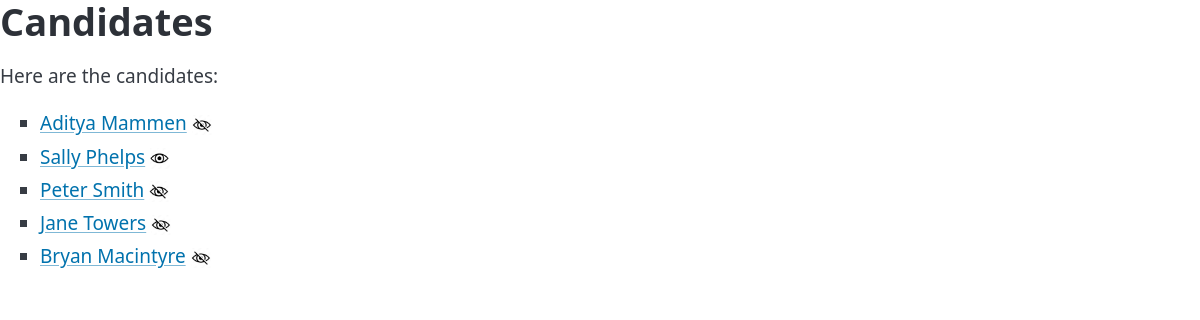
Before: /candidates/ (signed in) with the older database file.
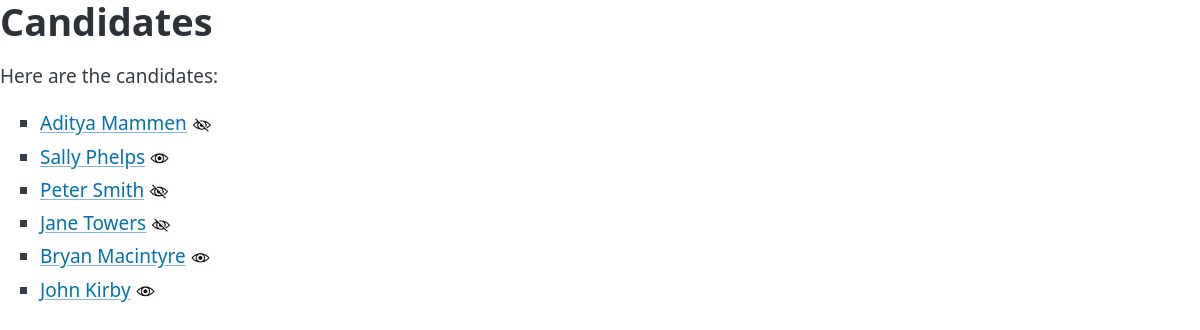
After: the same page with the newer database file.
### tables this page shows
CREATE TABLE candidates (
    id INTEGER PRIMARY KEY,
    name TEXT,
    date_of_birth TEXT,
    location TEXT,
    email TEXT
, visible INTEGER DEFAULT 0);

### shawty.py (the view)
@app.route("/candidates/")  # show all candidates from SQL database
def candidates():
    with sqlite3.connect("data.db") as connection:
        cursor = connection.cursor()
        if "loggedin" in session:
            cursor.execute("SELECT * FROM candidates")
        else:
            cursor.execute("SELECT * FROM candidates WHERE visible = 1")
        candidates = cursor.fetchall()
    return render_template(
        "candidates.html", candidates=candidates, loggedin="loggedin" in session
    )

### templates/candidates.html (shortened to what this page needs)
<!DOCTYPE html>
<html>
<head>
    <link rel="stylesheet" type="text/css" href="{{ url_for('static', filename='pico.min.css') }}">
</head>
<body>
    <h1>Candidates</h1>
    <p>Here are the candidates:</p>
    <ul>
        {% for candidate in candidates %}
        <li>
            <a href="{{ url_for('candidate', candidate_id=candidate[0]) }}">{{ candidate[1] }}</a>
            {% if loggedin %}
            {% if candidate[5] == 1 %}
            <img src="../static/site images/checked.png" alt="checked" width="20" height="20">
            {% else %}
            <img src="../static/site images/unchecked.png" alt="unchecked" width="20" height="20">
            {% endif %}
            {% endif %}
        </li>
        {% endfor %}
    </ul>
</body>
</html>

Changed rows visible on the page:
changed candidates "Bryan Macintyre": visible: picture added; visible: picture removed
added candidates: name "John Kirby", visible 1 (drawn)
